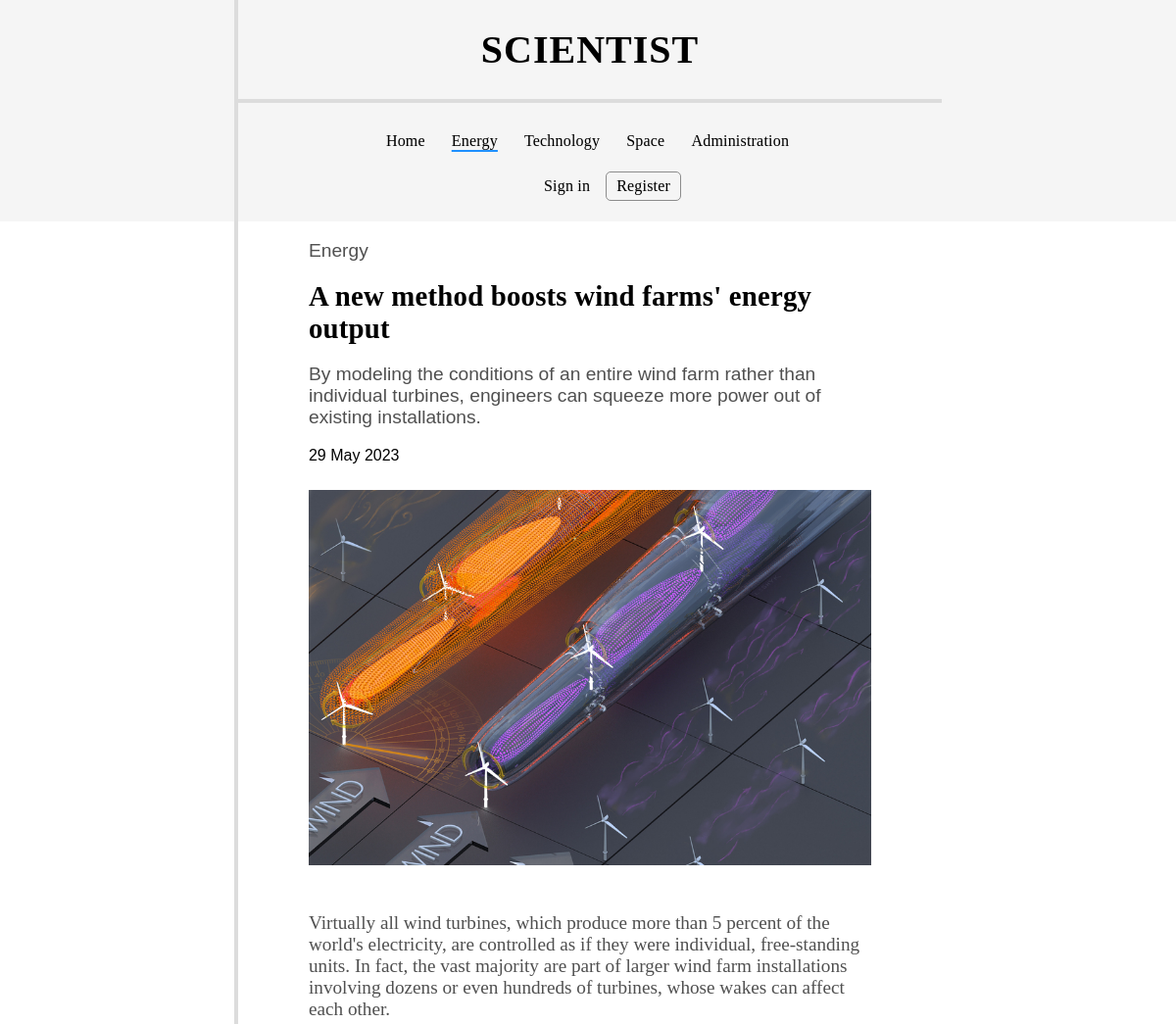
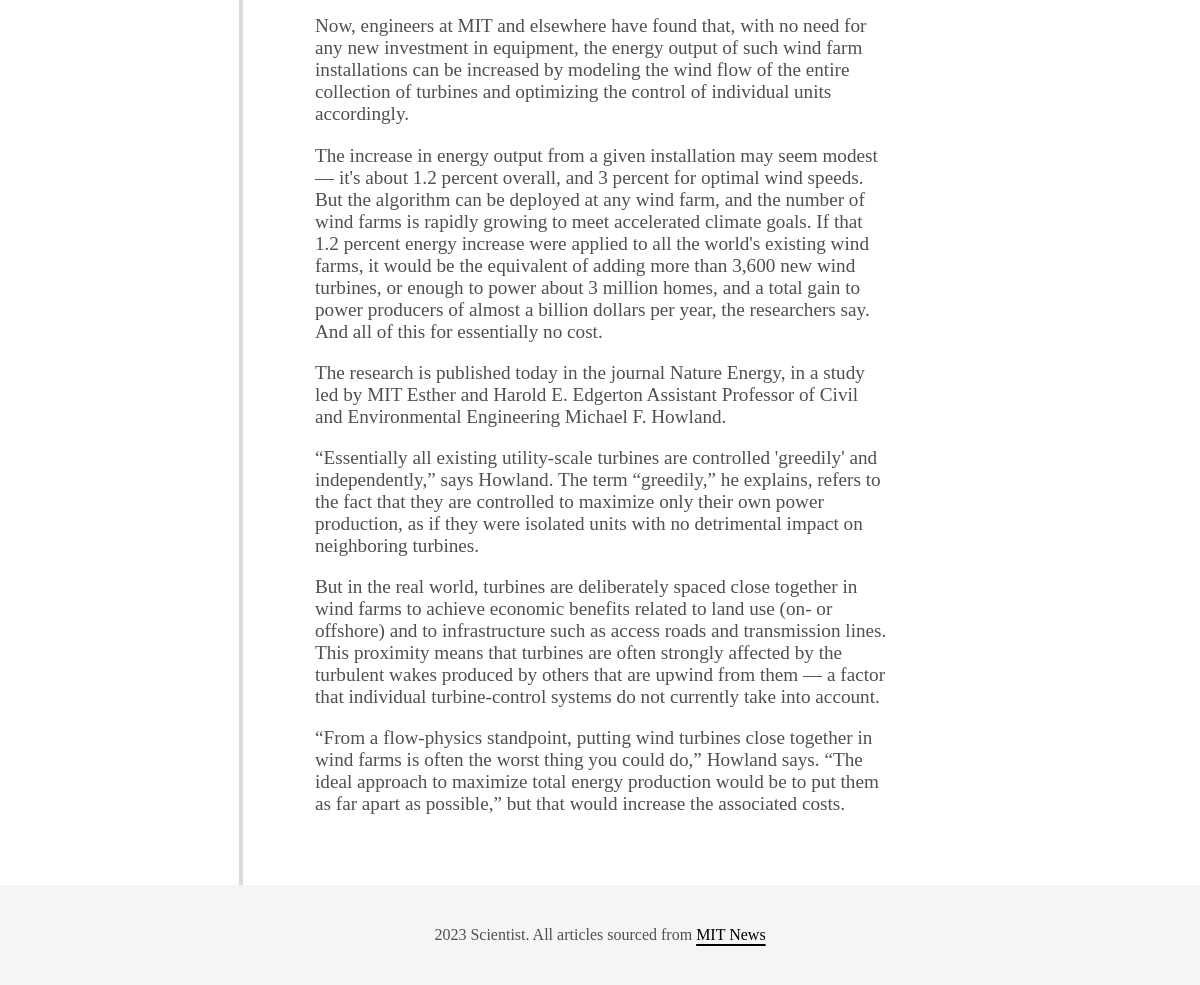
Page /article.php?id=3 on the committed database (2 pictures, top to bottom).
### tables this page shows
CREATE TABLE `news` (
  `id` int(11) NOT NULL,
  `title` varchar(128) NOT NULL,
  `summary` text NOT NULL,
  `contents` text NOT NULL,
  `image` varchar(128) NOT NULL,
  `category` varchar(64) NOT NULL,
  `archived` tinyint(1) NOT NULL,
  `article_date` datetime NOT NULL DEFAULT current_timestamp()
);

### www/includes/db_utils.php (called while the page is built, shortened)
<?php
    function db_connect() {
        $server = "localhost";
        $username = "root";
        $password = "";
        $dbname = "pwa_projekt";
        $dbc = mysqli_connect($server, $username, $password, $dbname)
            or die("Error connecting to MySQL server." . mysqli_connect_error());
        mysqli_set_charset($dbc, "utf8");
        return $dbc;
    }
    function get_single_article($id) {
        $dbc = db_connect();
        $stmt = mysqli_stmt_init($dbc);
        $query = "SELECT * FROM news WHERE id = ?";
        if (mysqli_stmt_prepare($stmt, $query)) {
            mysqli_stmt_bind_param($stmt, 'i', $id);
            mysqli_stmt_execute($stmt);
            $result = mysqli_stmt_get_result($stmt);
            $row = mysqli_fetch_assoc($result);
        }
        return $row;
    }
?>

### www/article.php (the view, shortened to what this page needs)
<!DOCTYPE html>
<html lang="en">
    <head>
    <?php
        include ('includes/db_utils.php');
        $row = get_single_article($_GET['id']);
        $image = $row["image"];
        $category = $row["category"];
        $alt_text = ucfirst(str_replace("-"," ", pathinfo($image, PATHINFO_FILENAME)));
        include('includes/head.php');
    ?>
    </head>
    <body>
        <?php
            include('includes/header.php');
        ?>
        <main class="container-outside">
            <div class="sidebar"></div>
            <div class="central">
                <article id="single-article">
                    <?php
                        echo "<header>";
                        echo "<p>" . ucfirst($category) . "</p>";
                        echo "<h1>". $row["title"] . "</h1>";
                        echo "<p>" . htmlspecialchars($row["summary"]) . "</p>";
                        echo "<p id=\"date\">" . date("d F Y", strtotime($row['article_date'])) . "</p>";
                        echo "<figure>";
                        echo "<img src=\"images/" . $image . "\" alt=\"$alt_text\">";
                        echo "</figure>";
                        echo '</header>';
                        $paragraphs = explode("\n", $row["contents"]);
                        foreach ($paragraphs as $paragraph) {
                            $paragraph = trim($paragraph);
                            if (!empty($paragraph)) {
                                echo "<p>" . htmlspecialchars($paragraph) . "</p>";
                            }
                        }
                    ?>
                </article>
            </div>
            <div class="sidebar"></div>
        </main>
        <?php
            include('includes/footer.php');
        ?>
    </body>
</html>

### www/style.css (style rules this page uses)
body { margin: 0; padding: 0; font-family: 'Times New Roman', Times, serif; overflow-y: scroll; }
header, footer { background-color:whitesmoke; }
header { padding: 0; }
header h1 { font-family: Garamond, Georgia, serif; font-size: 2.5em; letter-spacing: 1px; text-align: center; }
.container-outside { display: flex; }
.central { width: 52%; border-left: 4px solid gainsboro; }
.sidebar { width: 24%; }
main .central { padding-bottom: 50px; }
article { width: 33.33%; background-color: white; }
#single-article { width: 80%; margin: 0 auto; }
#single-article header { all: initial; }
#single-article h1 { margin: 10px 0; font-family: initial; font-size: 1.8em; letter-spacing: 0.2px; text-align: initial; }
#single-article header p { font-family: Tahoma, Verdana, sans-serif; }
#single-article header p#date { color:black; font-size: 1em; }
p { color:rgb(80, 80, 80); font-size: 1.2em; }
figure { width: 80%; margin: 0 auto; }
#single-article figure { width: 100%; padding-top: 10px; padding-bottom: 25px; }
figure img { width: 100%; height: auto; }
@media (max-width: 1650px) { .central { width: 60%; } }
@media (max-width: 1650px) { .sidebar { width: 20%; } }

### rows in the picture
news: category "Energy", title "A new method boosts wind farms' energy output", summary "By modeling the conditions of an entire wind farm rather than individual turbines, engineers can squeeze more power out of existing installations.", article_date "29 May 2023", image (picture), contents "Virtually all wind turbines, which produce more than 5 percent of the world's electricity, are controlled as if they were individual, free-standing units. In fact, the vast majority are part of larger wind farm installations involving dozens or even hundreds of turbines, whose wakes can affect each other.", contents "Now, engineers at MIT and elsewhere have found that, with no need for any new investment in equipment, the energy output of such wind farm installations can be increased by modeling the wind flow of the entire collection of turbines and optimizing the control of individual units accordingly.", contents "The increase in energy output from a given installation may seem modest — it's about 1.2 percent overall, and 3 percent for optimal wind speeds. But the algorithm can be deployed at any wind farm, and the number of wind farms is rapidly growing to meet accelerated climate goals. If that 1.2 percent energy increase were applied to all the world's existing wind farms, it would be the equivalent of adding more than 3,600 new wind turbines, or enough to power about 3 million homes, and a total gain to power producers of almost a billion dollars per year, the researchers say. And all of this for essentially no cost.", contents "The research is published today in the journal Nature Energy, in a study led by MIT Esther and Harold E. Edgerton Assistant Professor of Civil and Environmental Engineering Michael F. Howland.", contents "“Essentially all existing utility-scale turbines are controlled 'greedily' and independently,” says Howland. The term “greedily,” he explains, refers to the fact that they are controlled to maximize only their own power production, as if they were isolated units with no detrimental impact on neighboring turbines.", contents "But in the real world, turbines are deliberately spaced close together in wind farms to achieve economic benefits related to land use (on- or offshore) and to infrastructure such as access roads and transmission lines. This proximity means that turbines are often strongly affected by the turbulent wakes produced by others that are upwind from them — a factor that individual turbine-control systems do not currently take into account.", contents "“From a flow-physics standpoint, putting wind turbines close together in wind farms is often the worst thing you could do,” Howland says. “The ideal approach to maximize total energy production would be to put them as far apart as possible,” but that would increase the associated costs."
